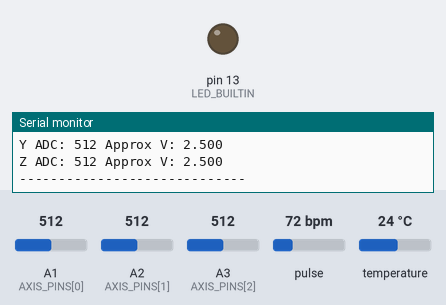
Bench run of a sketch on a simulated Arduino Uno, built with avr-gcc and run on an emulated ATmega328P. On the bench: output pins drawn as LEDs (lit = HIGH), the last lines printed to the serial monitor. Dashed ring = blinking. The inputs (shaded band) are chosen by the test bench; at power-on: pulse 72 bpm, A1 (AXIS_PINS[0]) = 512, A2 (AXIS_PINS[1]) = 512, A3 (AXIS_PINS[2]) = 512, temperature 24 °C.

Above: at 1.2 s.
1.3 s: pulse set to 130 bpm
At 1.4 s:
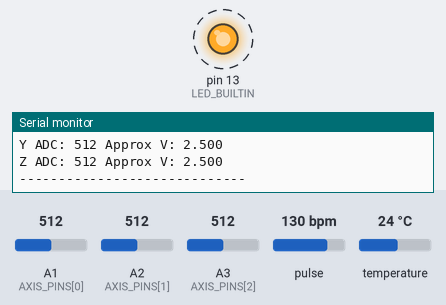
4.8 s: pulse set to 42 bpm
At 6.24 s:
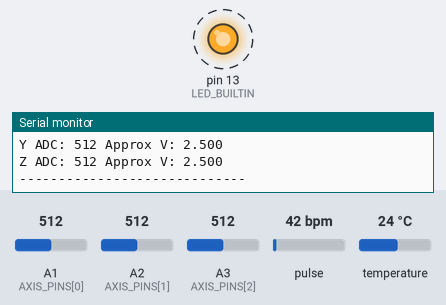
Timing chart, 0 to 15.0 s (numbered marks = the images above; inputs shaded):
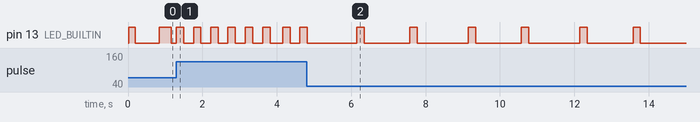

Measured:
- after the input at 1.3 s, pin 13 (LED_BUILTIN): alternates HIGH for 0.20 s and LOW for 0.26 s, starting at once
- after the input at 4.8 s, pin 13 (LED_BUILTIN): alternates HIGH for 0.20 s and LOW for 1.2 s, starting after 1.3 s

The sketch:

wearable_monitor.ino
```cpp
#define USE_ARDUINO_INTERRUPTS true
#include <OneWire.h>
#include <DallasTemperature.h>
#include <PulseSensorPlayground.h>

// Arduino Uno (ATmega328P), original sensor pin assignments.
constexpr uint8_t TEMP_PIN = 4;
constexpr uint8_t PULSE_PIN = A0;
constexpr uint8_t AXIS_PINS[] = {A1, A2, A3};
constexpr int PULSE_THRESHOLD = 550;
constexpr float ADC_REFERENCE_V = 5.0f; // Nominal; measure actual reference for calibration.
constexpr unsigned long TEMP_CONVERSION_MS = 750;
constexpr unsigned long REPORT_MS = 1000;

OneWire oneWire(TEMP_PIN);
DallasTemperature temperature(&oneWire);
PulseSensorPlayground pulse;
bool pulseReady = false;
unsigned long conversionStart = 0, lastReport = 0;
float tempC = DEVICE_DISCONNECTED_C;
int latestBpm = 0;
bool newBeat = false;

void setup() {
  Serial.begin(9600);
  temperature.begin();
  temperature.setResolution(12);
  temperature.setWaitForConversion(false);
  temperature.requestTemperatures();
  conversionStart = millis();
  pulse.analogInput(PULSE_PIN);
  pulse.setThreshold(PULSE_THRESHOLD);
  pulse.blinkOnPulse(LED_BUILTIN);
  pulseReady = pulse.begin();
  if (!pulseReady) Serial.println(F("Pulse sensor initialization failed"));
}

void loop() {
  unsigned long now = millis();
  if (pulseReady && pulse.sawStartOfBeat()) {
    latestBpm = pulse.getBeatsPerMinute();
    newBeat = true;
  }
  if (now - conversionStart >= TEMP_CONVERSION_MS) {
    tempC = temperature.getTempCByIndex(0);
    temperature.requestTemperatures();
    conversionStart = millis();
  }
  if (now - lastReport < REPORT_MS) return;
  lastReport = now;
  Serial.println(F("=== SENSOR READINGS ==="));
  if (tempC == DEVICE_DISCONNECTED_C || !(tempC >= -55.0f && tempC <= 125.0f)) {
    Serial.println(F("Temperature unavailable"));
  } else {
    Serial.print(F("Temperature C: ")); Serial.println(tempC, 2);
    Serial.print(F("Temperature F: ")); Serial.println(tempC * 1.8f + 32.0f, 2);
  }
  if (newBeat && latestBpm > 0) {
    Serial.print(F("Latest detected beat BPM: ")); Serial.println(latestBpm);
  } else {
    Serial.println(F("No new BPM estimate"));
  }
  newBeat = false;
  for (uint8_t i = 0; i < 3; ++i) {
    int raw = analogRead(AXIS_PINS[i]);
    Serial.print(char('X' + i)); Serial.print(F(" ADC: ")); Serial.print(raw);
    Serial.print(F(" Approx V: "));
    Serial.println(raw * ADC_REFERENCE_V / 1024.0f, 3);
  }
  Serial.println(F("-----------------------------"));
}
```
